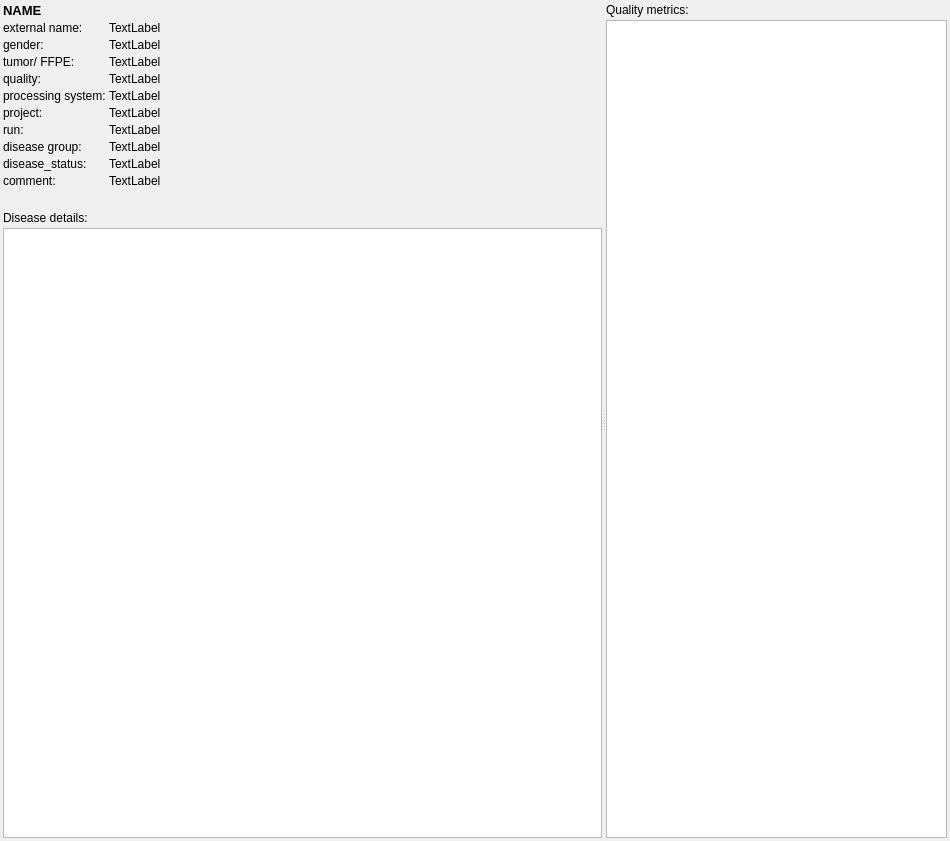
<?xml version="1.0" encoding="UTF-8"?>
<ui version="4.0">
 <class>ProcessedSampleWidget</class>
 <widget class="QWidget" name="ProcessedSampleWidget">
  <property name="geometry">
   <rect>
    <x>0</x>
    <y>0</y>
    <width>950</width>
    <height>841</height>
   </rect>
  </property>
  <property name="minimumSize">
   <size>
    <width>950</width>
    <height>800</height>
   </size>
  </property>
  <property name="windowTitle">
   <string>Form</string>
  </property>
  <layout class="QVBoxLayout" name="verticalLayout_3">
   <property name="spacing">
    <number>3</number>
   </property>
   <property name="leftMargin">
    <number>3</number>
   </property>
   <property name="topMargin">
    <number>3</number>
   </property>
   <property name="rightMargin">
    <number>3</number>
   </property>
   <property name="bottomMargin">
    <number>3</number>
   </property>
   <item>
    <widget class="QSplitter" name="splitter">
     <property name="orientation">
      <enum>Qt::Horizontal</enum>
     </property>
     <widget class="QWidget" name="layoutWidget">
      <layout class="QVBoxLayout" name="verticalLayout">
       <property name="spacing">
        <number>3</number>
       </property>
       <item>
        <layout class="QGridLayout" name="gridLayout">
         <property name="spacing">
          <number>3</number>
         </property>
         <item row="0" column="0">
          <widget class="QLabel" name="name">
           <property name="font">
            <font>
             <pointsize>10</pointsize>
             <weight>75</weight>
             <bold>true</bold>
            </font>
           </property>
           <property name="text">
            <string>NAME</string>
           </property>
          </widget>
         </item>
         <item row="1" column="0">
          <layout class="QFormLayout" name="formLayout">
           <property name="horizontalSpacing">
            <number>3</number>
           </property>
           <property name="verticalSpacing">
            <number>3</number>
           </property>
           <item row="0" column="0">
            <widget class="QLabel" name="label_6">
             <property name="text">
              <string>external name:</string>
             </property>
            </widget>
           </item>
           <item row="0" column="1">
            <widget class="QLabel" name="name_external">
             <property name="text">
              <string>TextLabel</string>
             </property>
            </widget>
           </item>
           <item row="1" column="0">
            <widget class="QLabel" name="label_7">
             <property name="text">
              <string>gender:</string>
             </property>
            </widget>
           </item>
           <item row="1" column="1">
            <widget class="QLabel" name="gender">
             <property name="text">
              <string>TextLabel</string>
             </property>
            </widget>
           </item>
           <item row="2" column="0">
            <widget class="QLabel" name="label_8">
             <property name="text">
              <string>tumor/ FFPE:</string>
             </property>
            </widget>
           </item>
           <item row="2" column="1">
            <widget class="QLabel" name="tumor_ffpe">
             <property name="text">
              <string>TextLabel</string>
             </property>
            </widget>
           </item>
           <item row="3" column="0">
            <widget class="QLabel" name="label_9">
             <property name="text">
              <string>quality:</string>
             </property>
            </widget>
           </item>
           <item row="4" column="0">
            <widget class="QLabel" name="label_3">
             <property name="text">
              <string>processing system:</string>
             </property>
            </widget>
           </item>
           <item row="5" column="0">
            <widget class="QLabel" name="label_5">
             <property name="text">
              <string>project:</string>
             </property>
            </widget>
           </item>
           <item row="6" column="0">
            <widget class="QLabel" name="label_4">
             <property name="text">
              <string>run:</string>
             </property>
            </widget>
           </item>
           <item row="3" column="1">
            <widget class="QLabel" name="quality">
             <property name="text">
              <string>TextLabel</string>
             </property>
            </widget>
           </item>
           <item row="4" column="1">
            <widget class="QLabel" name="system">
             <property name="text">
              <string>TextLabel</string>
             </property>
            </widget>
           </item>
           <item row="5" column="1">
            <widget class="QLabel" name="project">
             <property name="text">
              <string>TextLabel</string>
             </property>
            </widget>
           </item>
           <item row="6" column="1">
            <widget class="QLabel" name="run">
             <property name="text">
              <string>TextLabel</string>
             </property>
            </widget>
           </item>
           <item row="7" column="0">
            <widget class="QLabel" name="label_11">
             <property name="text">
              <string>disease group:</string>
             </property>
            </widget>
           </item>
           <item row="7" column="1">
            <widget class="QLabel" name="disease_group">
             <property name="text">
              <string>TextLabel</string>
             </property>
            </widget>
           </item>
           <item row="8" column="0">
            <widget class="QLabel" name="label_12">
             <property name="text">
              <string>disease_status:</string>
             </property>
            </widget>
           </item>
           <item row="9" column="0">
            <widget class="QLabel" name="label_10">
             <property name="text">
              <string>comment:</string>
             </property>
            </widget>
           </item>
           <item row="9" column="1">
            <widget class="QLabel" name="comment">
             <property name="text">
              <string>TextLabel</string>
             </property>
             <property name="wordWrap">
              <bool>true</bool>
             </property>
            </widget>
           </item>
           <item row="8" column="1">
            <widget class="QLabel" name="disease_status">
             <property name="text">
              <string>TextLabel</string>
             </property>
            </widget>
           </item>
          </layout>
         </item>
        </layout>
       </item>
       <item>
        <spacer name="verticalSpacer">
         <property name="orientation">
          <enum>Qt::Vertical</enum>
         </property>
         <property name="sizeType">
          <enum>QSizePolicy::Fixed</enum>
         </property>
         <property name="sizeHint" stdset="0">
          <size>
           <width>20</width>
           <height>20</height>
          </size>
         </property>
        </spacer>
       </item>
       <item>
        <widget class="QLabel" name="label_2">
         <property name="text">
          <string>Disease details:</string>
         </property>
        </widget>
       </item>
       <item>
        <widget class="DBTableWidget" name="disease_details">
         <property name="minimumSize">
          <size>
           <width>450</width>
           <height>0</height>
          </size>
         </property>
        </widget>
       </item>
      </layout>
     </widget>
     <widget class="QWidget" name="layoutWidget2">
      <layout class="QVBoxLayout" name="verticalLayout_2">
       <property name="spacing">
        <number>3</number>
       </property>
       <item>
        <widget class="QLabel" name="label">
         <property name="text">
          <string>Quality metrics:</string>
         </property>
        </widget>
       </item>
       <item>
        <widget class="DBTableWidget" name="qc_table"/>
       </item>
      </layout>
     </widget>
    </widget>
   </item>
  </layout>
 </widget>
 <customwidgets>
  <customwidget>
   <class>DBTableWidget</class>
   <extends>QTableWidget</extends>
   <header>DBTableWidget.h</header>
  </customwidget>
 </customwidgets>
 <resources/>
 <connections/>
</ui>
